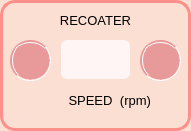
      <widget class="QWidget" name="widget_7" native="true">
       <property name="geometry">
        <rect>
         <x>180</x>
         <y>0</y>
         <width>191</width>
         <height>131</height>
        </rect>
       </property>
       <property name="autoFillBackground">
        <bool>false</bool>
       </property>
       <property name="styleSheet">
        <string notr="true">border: 3px solid #ff8f8a;
border-radius: 15px;
background-color:#fbdfd2;</string>
       </property>
       <widget class="QLabel" name="label_2">
        <property name="geometry">
         <rect>
          <x>60</x>
          <y>10</y>
          <width>71</width>
          <height>21</height>
         </rect>
        </property>
        <property name="font">
         <font>
          <pointsize>10</pointsize>
          <weight>50</weight>
          <bold>false</bold>
         </font>
        </property>
        <property name="styleSheet">
         <string notr="true">border-radius:7px;
border:none;
background-color: rgba(232,154,155,0)</string>
        </property>
        <property name="text">
         <string>RECOATER</string>
        </property>
        <property name="alignment">
         <set>Qt::AlignCenter</set>
        </property>
       </widget>
       <widget class="QLabel" name="label_3">
        <property name="geometry">
         <rect>
          <x>40</x>
          <y>90</y>
          <width>101</width>
          <height>21</height>
         </rect>
        </property>
        <property name="font">
         <font>
          <pointsize>10</pointsize>
          <weight>50</weight>
          <bold>false</bold>
         </font>
        </property>
        <property name="styleSheet">
         <string notr="true">border:none;</string>
        </property>
        <property name="text">
         <string>SPEED</string>
        </property>
        <property name="alignment">
         <set>Qt::AlignCenter</set>
        </property>
       </widget>
       <widget class="QLineEdit" name="recoaterSpeed_m">
        <property name="geometry">
         <rect>
          <x>60</x>
          <y>39</y>
          <width>71</width>
          <height>41</height>
         </rect>
        </property>
        <property name="font">
         <font>
          <pointsize>12</pointsize>
         </font>
        </property>
        <property name="styleSheet">
         <string notr="true">QLineEdit
{
border-radius:7px;
border:2px solid rgba(0,0,0,0);
background-color: #fef5f4;
}

QLineEdit::focus
{
border:3px solid #ff8f8a;
}</string>
        </property>
        <property name="alignment">
         <set>Qt::AlignCenter</set>
        </property>
       </widget>
       <widget class="QPushButton" name="recoaterLeft_m">
        <property name="geometry">
         <rect>
          <x>10</x>
          <y>40</y>
          <width>41</width>
          <height>41</height>
         </rect>
        </property>
        <property name="styleSheet">
         <string notr="true">QPushButton
{
border-radius:20px;
border:3px solid rgba(232,154,155,255);
background-color: rgba(232,154,155,255);
border-style: groove;
}

QPushButton::hover
{
background-color:rgba(246, 189, 190, 255);
border:3px solid rgba(246, 189, 190, 255);
border-style: groove;
}

QPushButton::pressed
{
background-color:rgba(210, 128, 130, 255);
}</string>
        </property>
        <property name="text">
         <string/>
        </property>
        <property name="icon">
         <iconset>
          <normaloff>../ui assets/chevron-left-solid.svg</normaloff>../ui assets/chevron-left-solid.svg</iconset>
        </property>
        <property name="iconSize">
         <size>
          <width>25</width>
          <height>25</height>
         </size>
        </property>
        <property name="checkable">
         <bool>true</bool>
        </property>
       </widget>
       <widget class="QPushButton" name="recoaterRight_m">
        <property name="geometry">
         <rect>
          <x>140</x>
          <y>40</y>
          <width>41</width>
          <height>41</height>
         </rect>
        </property>
        <property name="styleSheet">
         <string notr="true">QPushButton
{
border-radius:20px;
border:3px solid rgba(232,154,155,255);
background-color: rgba(232,154,155,255);
border-style: groove;
}

QPushButton::hover
{
background-color:rgba(246, 189, 190, 255);
border:3px solid rgba(246, 189, 190, 255);
border-style: groove;
}

QPushButton::pressed
{
background-color:rgba(210, 128, 130, 255);
}</string>
        </property>
        <property name="text">
         <string/>
        </property>
        <property name="icon">
         <iconset>
          <normaloff>../ui assets/chevron-right-solid.svg</normaloff>../ui assets/chevron-right-solid.svg</iconset>
        </property>
        <property name="iconSize">
         <size>
          <width>25</width>
          <height>25</height>
         </size>
        </property>
       </widget>
       <widget class="QLabel" name="label_8">
        <property name="geometry">
         <rect>
          <x>120</x>
          <y>90</y>
          <width>31</width>
          <height>20</height>
         </rect>
        </property>
        <property name="font">
         <font>
          <pointsize>10</pointsize>
          <weight>50</weight>
          <bold>false</bold>
         </font>
        </property>
        <property name="styleSheet">
         <string notr="true">border-radius:7px;
border:none;
background-color: rgba(232,154,155,0)</string>
        </property>
        <property name="text">
         <string>(rpm)</string>
        </property>
        <property name="alignment">
         <set>Qt::AlignCenter</set>
        </property>
       </widget>
       <zorder>label_3</zorder>
       <zorder>recoaterSpeed_m</zorder>
       <zorder>recoaterLeft_m</zorder>
       <zorder>recoaterRight_m</zorder>
       <zorder>label_8</zorder>
       <zorder>label_2</zorder>
      </widget>
